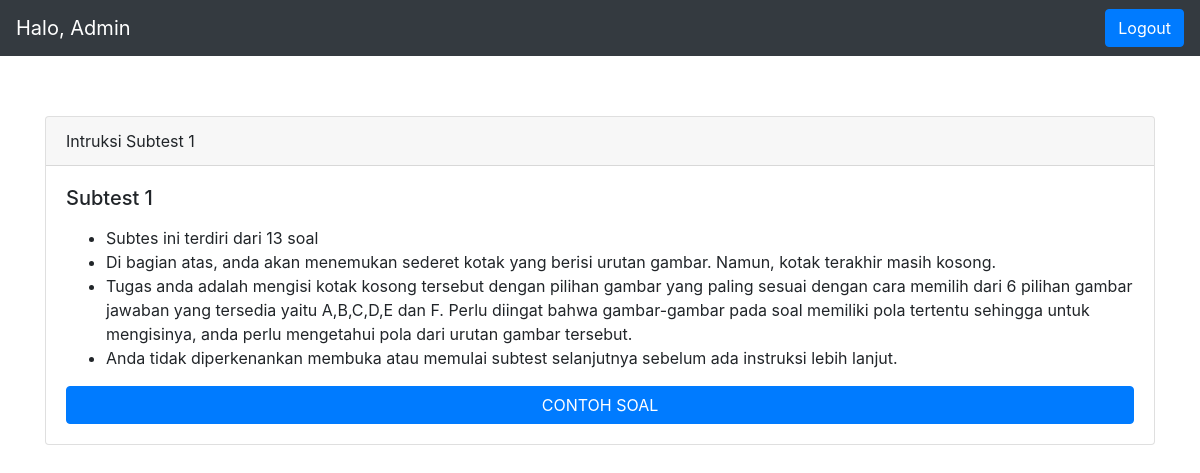
The app's page /user/preview-intruksi.php?jenis_tes=CFIT&id_subtes=1 with its own data.
### tables this page shows
CREATE TABLE `tbl_subtes` (
  `id_subtes` int(11) NOT NULL,
  `id_jenistes` int(11) NOT NULL,
  `nama_subtes` varchar(12) NOT NULL,
  `intruksi` text NOT NULL,
  `tipe_soal` enum('Gambar','Pilihan Ganda','Isian','Aritmatika','Hafalan') NOT NULL,
  `timer` decimal(11,1) NOT NULL,
  `soal_hafalan` text NOT NULL,
  `timer_hafalan` decimal(11,1) NOT NULL,
  `added_at` datetime NOT NULL DEFAULT current_timestamp()
);

### user/preview-intruksi.php (the view, shortened to what this page needs)
<?php
include("../koneksi.php");
?>
<!DOCTYPE html>
<html lang="en">
<head>
    <?php
    include('header.php');
    ?>
    <link href="../css/sticky-navbar-footer.css" rel="stylesheet" />
    <link href="https://cdn.datatables.net/1.10.20/css/dataTables.bootstrap4.min.css" rel="stylesheet" />
</head>
<body>
    <nav class="navbar navbar-dark bg-dark justify-content-between">
        <span class="navbar-brand">Halo, Admin</span>
        <a href="#" class="btn btn-primary">Logout</a>
    </nav>
    <div class="container">
        <?php
        if (isset($_GET['jenis_tes']) && isset($_GET['id_subtes'])) {
            $getIntruksi = mysqli_query($db, "SELECT tbl_subtes.*, tbl_jenistes.intruksi_tes FROM `tbl_subtes` INNER JOIN `tbl_jenistes` ON tbl_jenistes.id_jenistes = tbl_subtes.id_jenistes WHERE tbl_subtes.id_subtes = '$_GET[id_subtes]'");
            $data = mysqli_fetch_array($getIntruksi);
        ?>
            <div class="card">
                <div class="card-header">
                    Intruksi <?= $data['nama_subtes'] ?>
                </div>
                <div class="card-body">
                    <h5 class="card-title"><?= $data['nama_subtes'] ?></h5>
                    <p class="card-text"><?= (isset($data['intruksi']) && $data['intruksi'] != "") ? $data['intruksi'] : $data['intruksi_tes']; ?></p>
                    <?php
                    if ($_GET['jenis_tes'] == "DISC" || $_GET['jenis_tes'] == "MBTI" || $_GET['jenis_tes'] == "MSDT") {
                    } else {
                        if ($_GET['jenis_tes'] == "IST" && $_GET['id_subtes'] == "13") {
                            echo '<a onclick="openHafalan()" class="btn btn-block btn-primary text-white">SOAL HAFALAN</a>';
                        } else {
                    ?>
                            <a onclick="openWin()" class="btn btn-block btn-primary text-white">CONTOH SOAL</a>
                    <?php
                        }
                    }
                    ?>
                </div>
            </div>
        <?php
        }
        ?>
    </div>
</body>
</html>

### css/sticky-navbar-footer.css (style rules this page uses)
html { position: relative; min-height: 100%; }
body { margin-bottom: 60px; }
body > .container { padding: 60px 15px 0; }

### records on screen
tbl_subtes: nama_subtes "Subtest 1", intruksi "Subtes ini terdiri dari 13 soal Di bagian atas, anda akan menemukan sederet kotak yang berisi urutan gambar. Namun, kotak terakhir masih kosong. Tugas anda adalah mengisi kotak kosong tersebut dengan pilihan gambar yang paling sesuai dengan cara memilih dari 6 pilihan gambar jawaban yang tersedia yaitu A,B,C,D,E dan F. Perlu diingat bahwa gambar-gambar pada soal memiliki pola tertentu sehingga untuk mengisinya, anda perlu mengetahui pola dari urutan gambar tersebut. Anda tidak diperkenankan membuka atau memulai subtest selanjutnya sebelum ada instruksi lebih lanjut."
